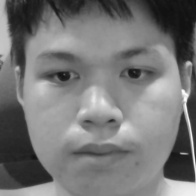
#> input picture faces/a.jpg, 196 x 196 px, given in place of the camera
$ python faceid.py
#> lines starting #> are read from the running program, lines starting #| are printed output that depends on the picture; after the words box and inside, x2 and y2 are one past the last pixel; in counts of white or black regions, pixels touching at a corner belong together
import cv2
import os

# อ่านวิดีโอจากกล้อง
cap = cv2.VideoCapture(0)

# อ่านไฟล์สำหรับการจำแนกใบหน้า
face_cascade = cv2.CascadeClassifier(cv2.data.haarcascades + "haarcascade_frontalface_default.xml")
eye_cascade = cv2.CascadeClassifier(cv2.data.haarcascades + "haarcascade_eye_tree_eyeglasses.xml")

# ตั้งค่าตัวแปรสำหรับปุ่ม Exit
exit_clicked = False

# ตัวแปรสำหรับเก็บข้อมูลใบหน้า
face_data = []
face_names = []

# ฟังก์ชันสำหรับการคลิกที่ปุ่ม Exit
def exit_button_callback(event, x, y, flags, param):
    global exit_clicked
    if event == cv2.EVENT_LBUTTONDOWN:
        if 540 <= x <= 640 and 0 <= y <= 40:
            exit_clicked = True

# ฟังก์ชันสำหรับแสดงข้อความบนภาพ
def show_text(image, text, x, y):
    cv2.putText(image, text, (x, y), cv2.FONT_HERSHEY_SIMPLEX, 1, (0, 0, 255), 2, cv2.LINE_AA)

# กำหนดฟังก์ชันให้กับการคลิกที่ภาพ
cv2.namedWindow("Output")
cv2.setMouseCallback("Output", exit_button_callback)

# แสดงผลวิดีโอ
while cap.isOpened():
    check, frame = cap.read()
#> frame is the input picture: shape (196, 196, 3); min 15, max 254, mean 117.8
    if check:
        gray_img = cv2.cvtColor(frame, cv2.COLOR_BGR2GRAY)
        # จำแนกใบหน้า
        face_detect = face_cascade.detectMultiScale(gray_img, 1.3, 5)
#> face_detect = ()
        # แสดงตำแหน่งที่เจอใบหน้า
        for (x, y, w, h) in face_detect:
            cv2.rectangle(frame, (x, y), (x + w, y + h), (0, 255, 0), thickness=5)
            # ตรวจจับตาในใบหน้า
            roi_gray = gray_img[y:y+h, x:x+w]
            roi_color = frame[y:y+h, x:x+w]
            eyes = eye_cascade.detectMultiScale(roi_gray)
            for (ex, ey, ew, eh) in eyes:
                cv2.rectangle(roi_color, (ex, ey), (ex + ew, ey + eh), (255, 0, 0), 2)
            # แสดงชื่อใบหน้า (ถ้ามี)
            if face_names:
                # ตรวจสอบความสอดคล้องระหว่างภาพใบหน้าและชื่อ
                for i, face_img in enumerate(face_data):
                    result = cv2.matchTemplate(gray_img[y:y+h, x:x+w], face_img, cv2.TM_CCOEFF_NORMED)
                    _, max_val, _, _ = cv2.minMaxLoc(result)
                    if max_val > 0.8:
                        cv2.putText(frame, face_names[i], (x, y - 10), cv2.FONT_HERSHEY_SIMPLEX, 1, (0, 255, 0), 2)
                        break
                else:
                    # ใส่กรอบสีแดงสำหรับบุคคลที่ไม่รู้จัก
                    cv2.putText(frame, "Unknown", (x, y - 10), cv2.FONT_HERSHEY_SIMPLEX, 1, (0, 0, 255), 2)
                    cv2.rectangle(frame, (x, y), (x + w, y + h), (0, 0, 255), thickness=5)
#> this loop made 0 passes
        # แสดงข้อความเมื่อไม่พบใบหน้า
        if len(face_detect) == 0:
            show_text(frame, "No face detected", 10, 30)
#> in show_text, `cv2.putText(image, text, (x, y), cv2.FONT_HERSHEY_SIMPLEX, 1, (0, 0, 2..`:
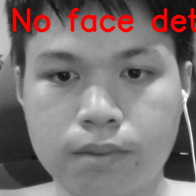
#> image: shape (196, 196, 3); mean B, G, R 115.1, 115.1, 124.3

        # เพิ่มปุ่ม Exit ที่มุมขวาบน
        exit_text = "Exit"
        exit_text_size = cv2.getTextSize(exit_text, cv2.FONT_HERSHEY_SIMPLEX, 1, 2)[0]
#> exit_text_size = (58, 22)
        frame_height, frame_width, _ = frame.shape
#> frame_height = 196; frame_width = 196
        exit_text_x = frame_width - exit_text_size[0] - 10
#> exit_text_x = 128
        exit_text_y = 30
        cv2.putText(frame, exit_text, (exit_text_x, exit_text_y), cv2.FONT_HERSHEY_SIMPLEX, 1, (0, 0, 255), 2)
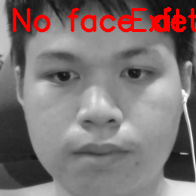
#> frame: shape (196, 196, 3); 0.92% of pixels changed, all inside (x1, y1, x2, y2) = (131, 7, 184, 32)

        cv2.imshow("Output", frame)

        # หากปุ่ม "e" ถูกกดหรือคลิกที่ปุ่ม "Exit" ในหน้าต่าง
        key = cv2.waitKey(1)
#> (key e is pressed here)
        if key == ord("e") or exit_clicked:
            break
        # หากปุ่ม "s" ถูกกด เพื่อเซฟใบหน้าและชื่อ
        elif key == ord("s"):
            name = input("Enter face name: ")  # รับชื่อใบหน้าจากผู้ใช้
            # เซฟใบหน้าและชื่อ
            if name:
                face_data.append(gray_img[y:y+h, x:x+w].copy())  # เก็บข้อมูลใบหน้า
                face_names.append(name)  # เก็บชื่อใบหน้า

    else:
        break

cap.release()
cv2.destroyAllWindows()

# ตรวจสอบว่ามีข้อมูลใบหน้าที่จะเซฟ
if face_data:
    # สร้างโฟลเดอร์สำหรับเก็บข้อมูลใบหน้าหากยังไม่มี
    if not os.path.exists("faces"):
        os.makedirs("faces")

    # เซฟข้อมูลใบหน้าลงในโฟลเดอร์ faces
    for i, face_img in enumerate(face_data):
        cv2.imwrite(f"faces/{face_names[i]}_{i}.jpg", face_img)

    print("Face data saved successfully.")
else:
    print("No face data to save.")
